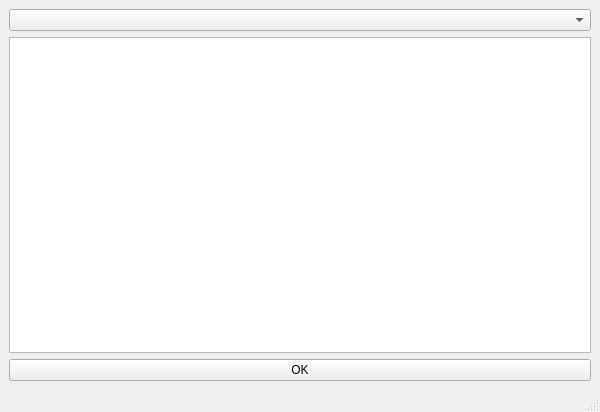
<?xml version="1.0" encoding="UTF-8"?>
<ui version="4.0">
 <class>MainWindow</class>
 <widget class="QMainWindow" name="MainWindow">
  <property name="geometry">
   <rect>
    <x>0</x>
    <y>0</y>
    <width>600</width>
    <height>412</height>
   </rect>
  </property>
  <property name="windowTitle">
   <string>MainWindow</string>
  </property>
  <widget class="QWidget" name="centralwidget">
   <layout class="QVBoxLayout" name="verticalLayout">
    <item>
     <widget class="QComboBox" name="comboBox"/>
    </item>
    <item>
     <widget class="QListWidget" name="listWidget"/>
    </item>
    <item>
     <widget class="QPushButton" name="pushButton">
      <property name="text">
       <string>OK</string>
      </property>
     </widget>
    </item>
   </layout>
  </widget>
  <widget class="QStatusBar" name="statusbar"/>
 </widget>
 <resources/>
 <connections/>
</ui>
